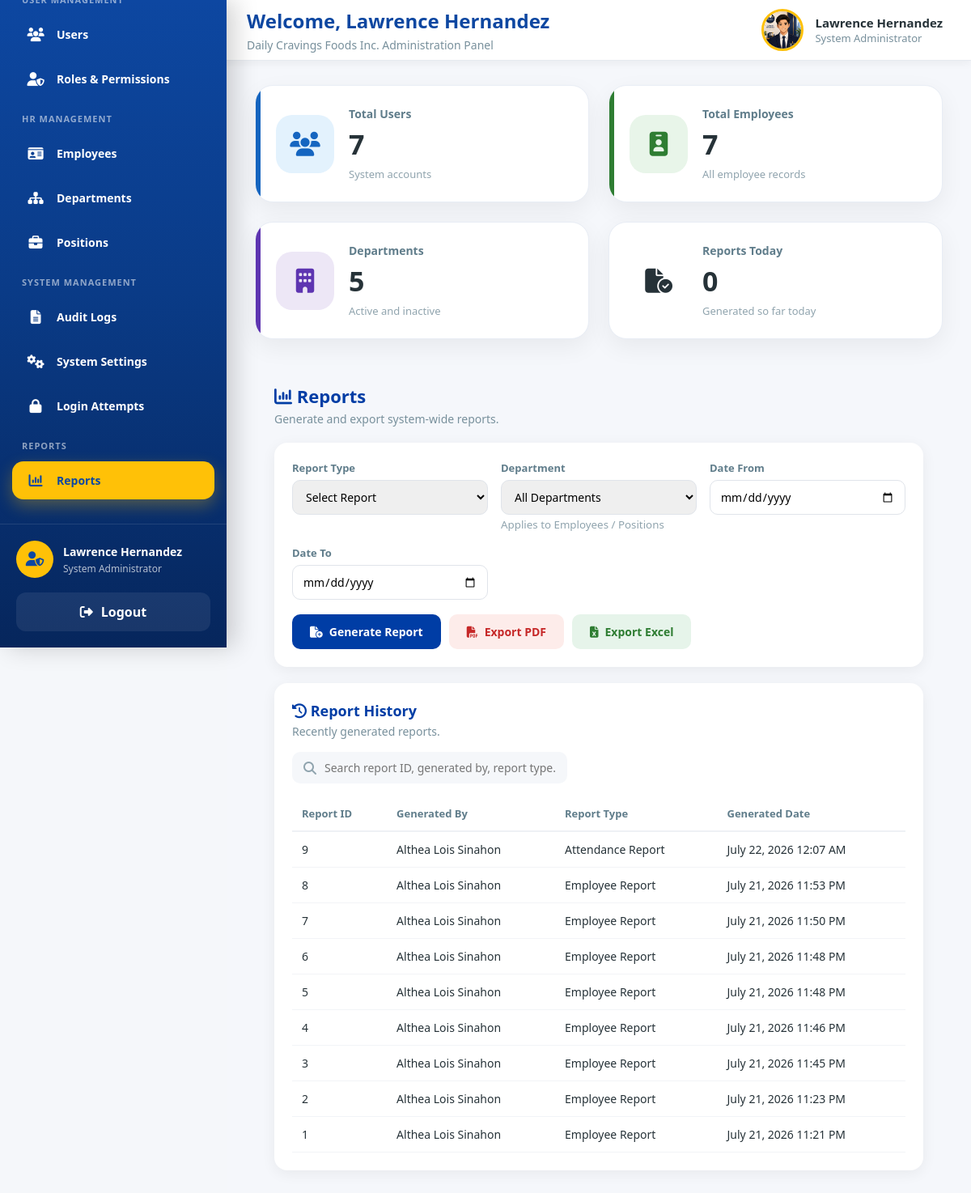
Screenshot of /admin/reports.php (signed in) with the database file from the repository.
### tables this page shows
CREATE TABLE `report_logs` (
  `report_id` int(11) NOT NULL,
  `generated_by` int(11) NOT NULL,
  `report_type` varchar(100) NOT NULL,
  `generated_at` timestamp NOT NULL DEFAULT current_timestamp()
);

CREATE TABLE `users` (
  `user_id` int(11) NOT NULL,
  `employee_id` int(11) DEFAULT NULL,
  `full_name` varchar(150) NOT NULL,
  `email` varchar(150) NOT NULL,
  `password` varchar(255) NOT NULL,
  `role` enum('admin','hr','employee') NOT NULL,
  `gender` enum('Male','Female') DEFAULT NULL,
  `profile_picture` varchar(255) DEFAULT NULL,
  `status` enum('active','inactive','locked') DEFAULT 'active',
  `last_login` datetime DEFAULT NULL,
  `created_at` timestamp NOT NULL DEFAULT current_timestamp()
);

### admin/reports.php (the view, shortened to what this page needs)
<?php
require_once "../config/db.php";
$totalUsers = $conn->query("
    SELECT COUNT(*) FROM users
")->fetchColumn();
$totalEmployees = $conn->query("
    SELECT COUNT(*) FROM employees
")->fetchColumn();
$totalDepartments = $conn->query("
    SELECT COUNT(*) FROM departments
")->fetchColumn();
$reportsToday = $conn->query("
    SELECT COUNT(*)
    FROM report_logs
    WHERE DATE(generated_at) = CURDATE()
")->fetchColumn();
$reportLogs = $conn->query("
    SELECT
        rl.report_id,
        rl.report_type,
        rl.generated_at,
        u.full_name AS generated_by
    FROM report_logs rl
    INNER JOIN users u
        ON rl.generated_by = u.user_id
    ORDER BY rl.generated_at DESC
    LIMIT 10
")->fetchAll(PDO::FETCH_ASSOC);
?>
<!DOCTYPE html>
<html lang="en">
<head>
    <link rel="stylesheet" href="../assets/css/global.css">
    <link rel="stylesheet" href="../assets/css/admin.css">
    <link rel="stylesheet" href="https://cdnjs.cloudflare.com/ajax/libs/font-awesome/6.7.2/css/all.min.css">
</head>
<body>
<div class="admin-wrapper">
    <?php require_once "includes/sidebar.php"; ?>
    <div class="admin-content-wrapper">
        <?php require_once "includes/header.php"; ?>
        <main class="admin-main">
        <section class="admin-user-page">
            <div class="admin-user-summary-grid">
                <div class="admin-user-summary-card blue">
                    <div class="admin-user-summary-icon">
                        <i class="fa-solid fa-users"></i>
                    </div>
                    <div class="admin-user-summary-content">
                        <span>Total Users</span>
                        <h2><?= number_format($totalUsers); ?></h2>
                        <p>System accounts</p>
                    </div>
                </div>
                <div class="admin-user-summary-card green">
                    <div class="admin-user-summary-icon">
                        <i class="fa-solid fa-id-badge"></i>
                    </div>
                    <div class="admin-user-summary-content">
                        <span>Total Employees</span>
                        <h2><?= number_format($totalEmployees); ?></h2>
                        <p>All employee records</p>
                    </div>
                </div>
                <div class="admin-user-summary-card purple">
                    <div class="admin-user-summary-icon">
                        <i class="fa-solid fa-building"></i>
                    </div>
                    <div class="admin-user-summary-content">
                        <span>Departments</span>
                        <h2><?= number_format($totalDepartments); ?></h2>
                        <p>Active and inactive</p>
                    </div>
                </div>
                <div class="admin-user-summary-card orange">
                    <div class="admin-user-summary-icon">
                        <i class="fa-solid fa-file-circle-check"></i>
                    </div>
                    <div class="admin-user-summary-content">
                        <span>Reports Today</span>
                        <h2><?= number_format($reportsToday); ?></h2>
                        <p>Generated so far today</p>
                    </div>
                </div>
            </div>
            <div class="rep-header">
                <div>
                    <h1><i class="fa-solid fa-chart-column"></i> Reports</h1>
                    <p>Generate and export system-wide reports.</p>
                </div>
            </div>
            <div class="rep-filter-card">
                <form action="report_generate.php" method="POST">
                    <div class="rep-filter-grid">
                        <div class="rep-filter-group">
                            <label>Report Type</label>
                            <select name="report_type" required>
                                <option value="">Select Report</option>
                            </select>
                        </div>
                        <div class="rep-filter-group">
                            <label>Department</label>
                            <select name="department_id">
                                <option value="">All Departments</option>
                            </select>
                            <small style="color:#90A4AE;">Applies to Employees / Positions</small>
                        </div>
                        <div class="rep-filter-group">
                            <label>Date From</label>
                            <input type="date" name="date_from">
                        </div>
                        <div class="rep-filter-group">
                            <label>Date To</label>
                            <input type="date" name="date_to">
                        </div>
                    </div>
                    <div class="rep-buttons">
                        <button type="submit" class="rep-btn generate">
                            <i class="fa-solid fa-file-circle-plus"></i>
                            Generate Report
                        </button>
                        <a href="report_pdf.php" class="rep-btn pdf">
                            <i class="fa-solid fa-file-pdf"></i>
                            Export PDF
                        </a>
                        <a href="report_excel.php" class="rep-btn excel">
                            <i class="fa-solid fa-file-excel"></i>
                            Export Excel
                        </a>
                    </div>
                </form>
            </div>
            <div class="rep-table-card">
                <div class="rep-header" style="padding:0 0 16px;">
                    <div>
                        <h1 style="font-size:18px;"><i class="fa-solid fa-clock-rotate-left"></i> Report History</h1>
                        <p>Recently generated reports.</p>
                    </div>
                </div>
                <div class="rep-search-box">
                    <i class="fa-solid fa-magnifying-glass"></i>
                    <input type="text" id="reportHistorySearch" placeholder="Search report ID, generated by, report type...">
                </div>
                <div class="rep-table-wrapper">
                    <table class="rep-table">
                        <thead>
                            <tr>
                                <th>Report ID</th>
                                <th>Generated By</th>
                                <th>Report Type</th>
                                <th>Generated Date</th>
                            </tr>
                        </thead>
                        <tbody id="reportHistoryBody">
                            <?php if (!empty($reportLogs)): ?>
                                <?php foreach ($reportLogs as $log): ?>
                                    <tr class="report-history-row">
                                        <td><?= $log['report_id']; ?></td>
                                        <td><?= htmlspecialchars($log['generated_by']); ?></td>
                                        <td><?= htmlspecialchars($log['report_type']); ?></td>
                                        <td><?= date("F d, Y h:i A", strtotime($log['generated_at'])); ?></td>
                                    </tr>
                                <?php endforeach; ?>
                            <?php endif; ?>
                        </tbody>
                    </table>
                </div>
            </div>
        </section>
        </main>
    </div>
</div>
</body>
</html>

### assets/css/global.css (style rules this page uses)
:root { --primary:#0D47A1; --primary-dark:#08306B; --secondary:#1565C0; --secondary-dark:#0B3D91; --accent:#FFC107; --success:#2E7D32; --warning:#F9A825; --danger:#C62828; --background:#F5F7FA; --card:#FFFFFF; --text:#263238; --text-light:#546E7A; --border:#E0E0E0; --shadow: 0 4px 12px rgba(0,0,0,.08); --shadow-lg: 0 12px 35px rgba(0,0,0,.12); --radius-sm:8px; --radius:12px; --radius-lg:18px; --radius-xl:25px; --sidebar-width:280px; --header-height:75px; --transition:.30s ease; }
* { margin:0; padding:0; box-sizing:border-box; }
html { scroll-behavior:smooth; }
body { font-family: "Segoe UI", Arial, sans-serif; background:var(--background); color:var(--text); overflow-x:hidden; }
a { text-decoration:none; color:inherit; }
button, input, select, textarea { font-family:inherit; }
button { cursor:pointer; }

### assets/css/admin.css (style rules this page uses)
:root { --admin-sidebar-width:280px; --admin-header-height:75px; }
.admin-wrapper { display:flex; width:100%; min-height:100vh; background:var(--background); }
.admin-content-wrapper { flex:1; margin-left:var(--admin-sidebar-width); min-height:100vh; display:flex; flex-direction:column; }
.admin-main { margin-top:75px; padding:30px 35px; background:#F5F7FB; min-height:calc(100vh - 75px); }
@media (min-width:993px) { .admin-content-wrapper { margin-left:var(--sidebar-width); } }
.admin-user-summary-grid { display:grid; grid-template-columns:repeat(4,1fr); gap:24px; margin-bottom:35px; }
.admin-user-summary-card { position:relative; display:flex; align-items:center; gap:18px; background:#ffffff; padding:25px; border-radius:22px; border:1px solid #e8edf5; overflow:hidden; box-shadow: 0 10px 30px rgba(0,0,0,.06); transition:.35s ease; }
.admin-user-summary-card::before { content:""; position:absolute; left:0; top:0; width:6px; height:100%; }
.admin-user-summary-card.blue::before { background:#1565C0; }
.admin-user-summary-card.green::before { background:#2E7D32; }
.admin-user-summary-card.purple::before { background:#5E35B1; }
.admin-user-summary-icon { width:72px; height:72px; display:flex; align-items:center; justify-content:center; border-radius:20px; font-size:30px; flex-shrink:0; transition:.35s; }
.admin-user-summary-card.blue .admin-user-summary-icon { background:#E3F2FD; color:#1565C0; }
.admin-user-summary-card.green .admin-user-summary-icon { background:#E8F5E9; color:#2E7D32; }
.admin-user-summary-card.purple .admin-user-summary-icon { background:#EDE7F6; color:#5E35B1; }
.admin-user-summary-content span { display:block; font-size:14px; font-weight:600; color:#607D8B; }
.admin-user-summary-content h2 { margin:5px 0; font-size:34px; font-weight:800; color:#263238; }
.admin-user-summary-content p { margin:0; font-size:13px; color:#90A4AE; }
@media (max-width:1200px) { .admin-user-summary-grid { grid-template-columns:repeat(2,1fr); } }

### rows the page displays
report_logs: report_id "9", generated_by.full_name "Althea Lois Sinahon", report_type "Attendance Report", generated_at "July 22, 2026 12:07 AM"
report_logs: report_id "8", generated_by.full_name "Althea Lois Sinahon", report_type "Employee Report", generated_at "July 21, 2026 11:53 PM"
report_logs: report_id "7", generated_by.full_name "Althea Lois Sinahon", report_type "Employee Report", generated_at "July 21, 2026 11:50 PM"
report_logs: report_id "6", generated_by.full_name "Althea Lois Sinahon", report_type "Employee Report", generated_at "July 21, 2026 11:48 PM"
report_logs: report_id "5", generated_by.full_name "Althea Lois Sinahon", report_type "Employee Report", generated_at "July 21, 2026 11:48 PM"
report_logs: report_id "4", generated_by.full_name "Althea Lois Sinahon", report_type "Employee Report", generated_at "July 21, 2026 11:46 PM"
report_logs: report_id "3", generated_by.full_name "Althea Lois Sinahon", report_type "Employee Report", generated_at "July 21, 2026 11:45 PM"
report_logs: report_id "2", generated_by.full_name "Althea Lois Sinahon", report_type "Employee Report", generated_at "July 21, 2026 11:23 PM"
report_logs: report_id "1", generated_by.full_name "Althea Lois Sinahon", report_type "Employee Report", generated_at "July 21, 2026 11:21 PM"

### other values shown
$_SESSION['full_name'] "Lawrence Hernandez"
$admin_name "Lawrence Hernandez"
$totalUsers "7"
$totalEmployees "7"
$totalDepartments "5"
$reportsToday "0"
